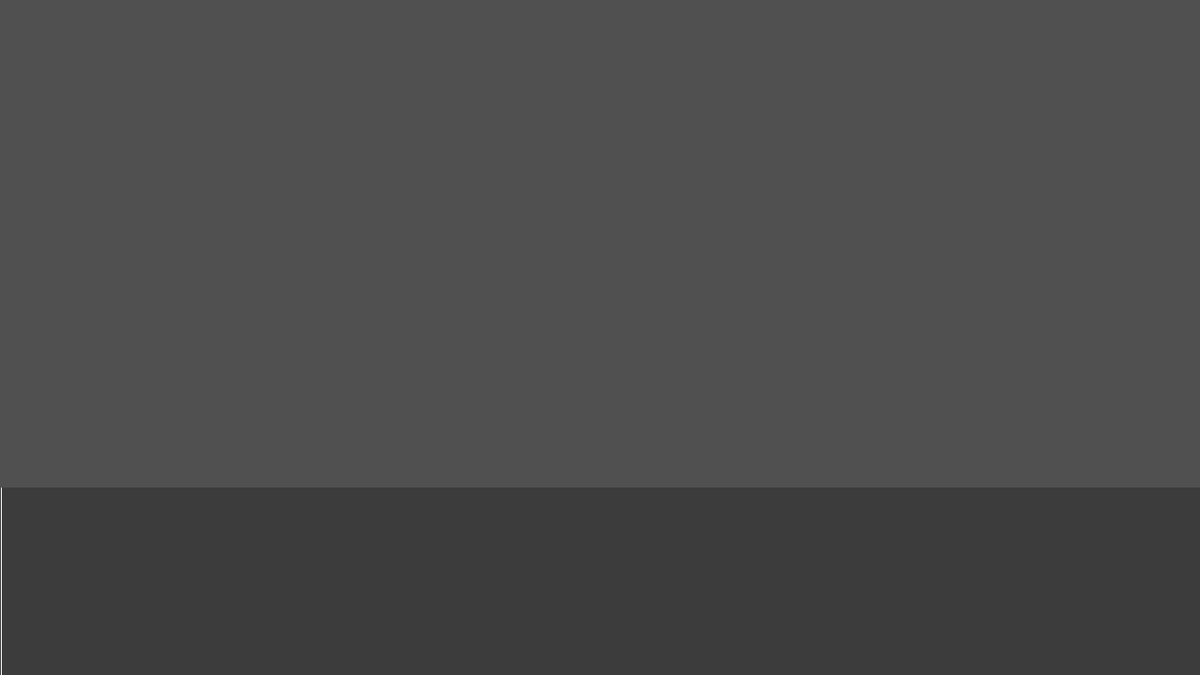
Frame 1 (no input)
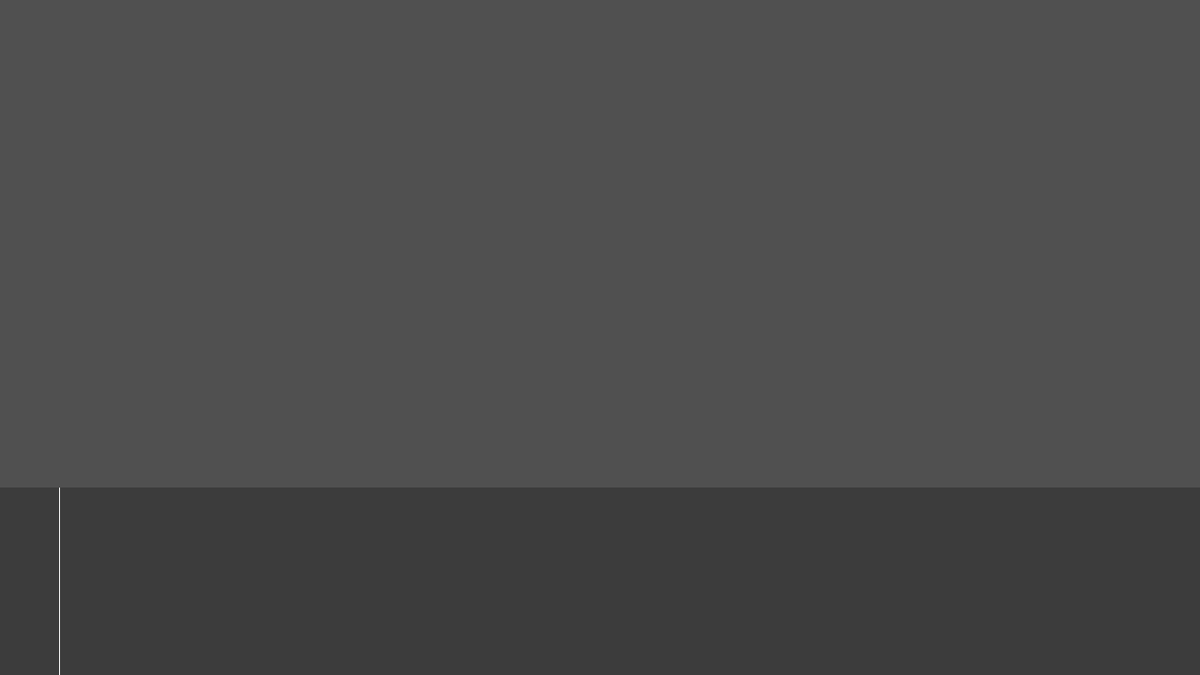
Frame 60 (the mouse pressed at the canvas centre just before this capture)
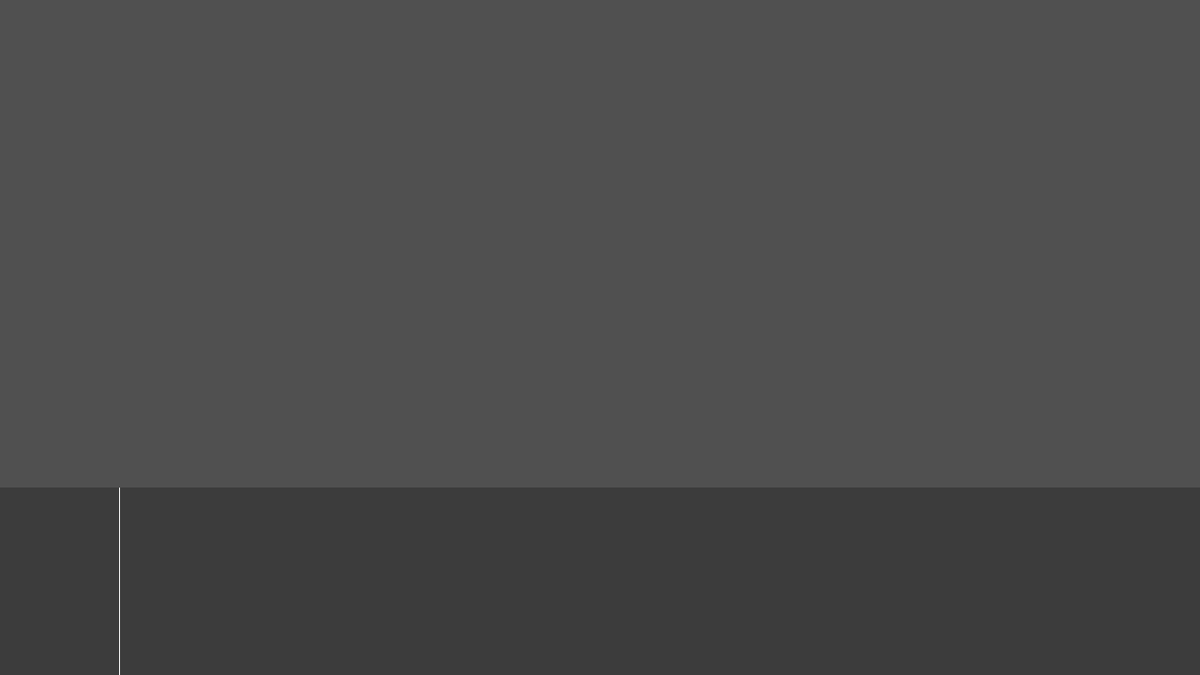
Frame 120 (the mouse held since frame 60 and released just before this capture)

The Processing sketch that drew these frames (run headless with seeded random() and noise(); from frame 60 on, the mouse is pressed at the canvas centre):

// Processing sketch: timeline000
// ── timeline000.pde
Timeline timeline;

void setup() {
  size(1280, 720);
  timeline = new Timeline();
}


void draw() {
  background(80);



  timeline.update();
}


// ── Timeline.pde
class Timeline {
  
  boolean hide = false;
  //playing and time
  boolean playing = true;
  boolean loop = true;
  float currentTime = 0;
  float sceneTime = 20;
  
  //json
  String jsonName = "data.json";

  Timeline() {
  }

  void update() {
    
    if(playing) {
       currentTime += 1./60;
       if(currentTime > sceneTime){
          if(loop){
             currentTime = 0; 
          }else {
             currentTime = sceneTime; 
          }
       } 
    }
    
    show();
  }

  void show() {
    noStroke();
    fill(60);
    rect(0, height-200, width, 200);
    stroke(250);
    float posX = map(currentTime, 0, sceneTime, 0, width);
    line(posX, height-200, posX, height);
  }
  
  void loadJson(){
    
  }
  
  void saveJson(){
    
  }
}

abstract class Value{
   String name;
   abstract void loadJson(JSONObject json);
   abstract JSONObject saveJson();
}
